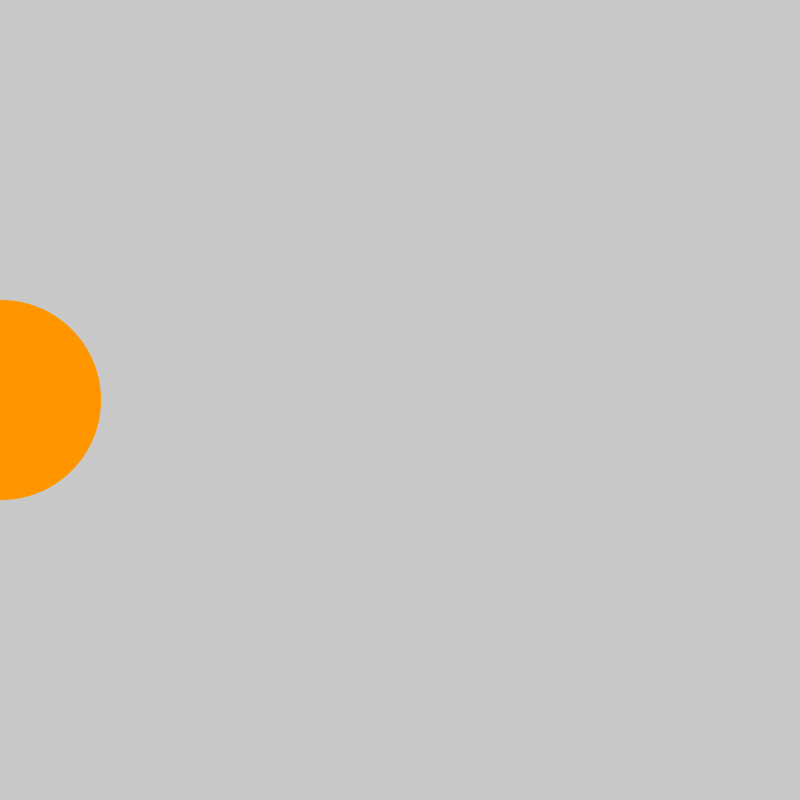
Frame 1 (no input)
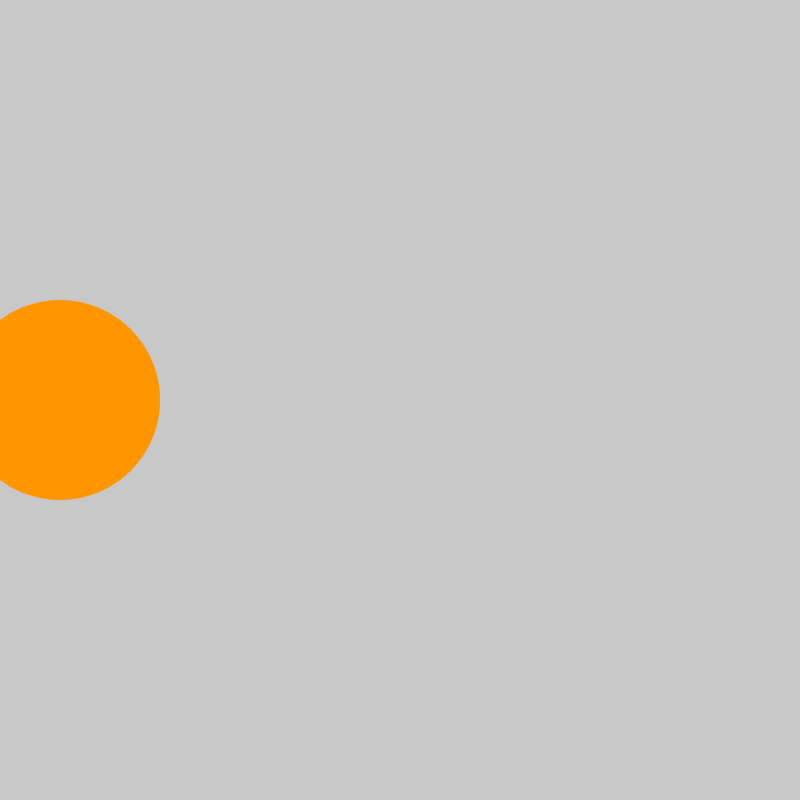
Frame 60 (the mouse pressed at the canvas centre just before this capture)
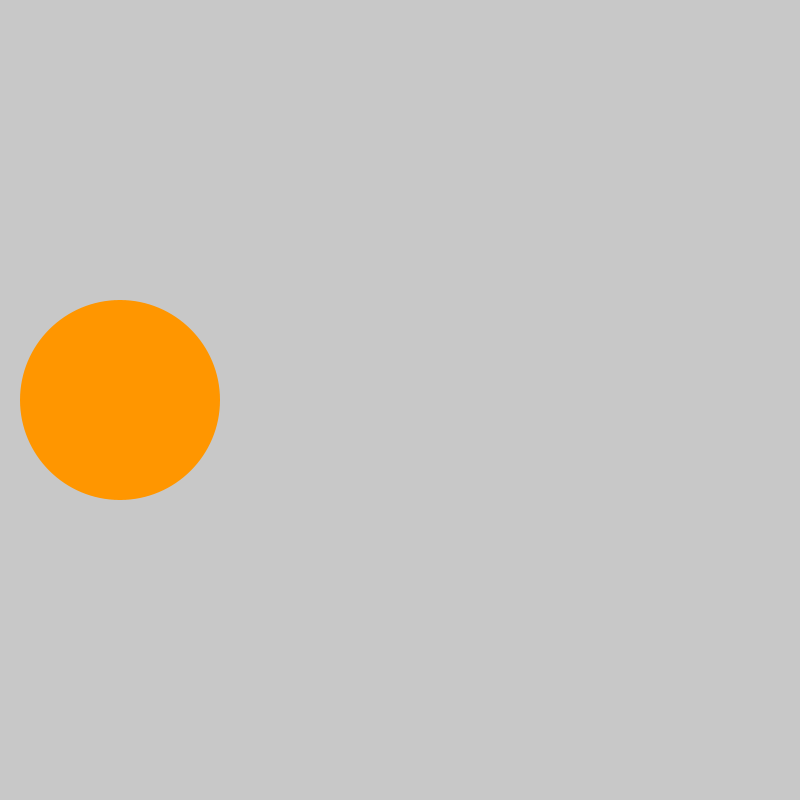
Frame 120 (the mouse held since frame 60 and released just before this capture)

The Processing sketch that drew these frames (run headless with seeded random() and noise(); from frame 60 on, the mouse is pressed at the canvas centre):

// Processing sketch: Conditionals
// ── Conditionals.pde

/*
CONDITIONALS
Jeff Thompson | 2017 | jeffreythompson.org

With the addition of iteration and recursion in your
toolbox, you have lots of powerful ways to run a sketch.
But if you want to control the flow, especially if you
want branching or complex choices. "Conditionals", also
known as if/else if/else statements, let our programs
make choices about what code to execute.

COMPARISONS:
We use a set of special symbols to compare values – you've
probably seen a few of these already:

  >    greater than                2 > 1
  <    less than                   1 < 2
  >=   greater than or equal to    4 >= 2+2
  <=   less than or equal to       1 <= 2+2 
  ==   equal to                    5 == 2+3
  &&   and                         a < b && b >= 10
  ||   or                          a < b || b > c

CHALLENGES:
1. Can you add a label for the circle's X position? Can
   you make it follow the ball? Can you make it switch
   to the left or right of the ball depending on where
   it is on the screen?
2. Can you make the circle move back-and-forth instead
   of just to the right? (Hint: you'll need a value for
   direction, and have that switch when the circle hits
   an edge.)
   
*/


// the simplest type of conditional is set with
// a "flag", a boolean variable that controls how
// a program functions – this can be helpful for
// changing how your sketch runs, like in this
// case adding debug info onscreen
boolean debug = true;

float x = 0;


void setup() {
  size(800,800);
  
  // basic comparison of two numbers
  int a = 1;
  int b = 2;
  if (a == b) {                        // are the two numbers equal?
    println("A is equal to B!");
  }
  else if (a > b) {                    // is a larger than b?
    println("A is greater than B!");
  }
  else {                               // if not equal and a is not greater than b...
    println("B is greater than A!");
  }
  
  // boolean comparison can be written using 
  // the == symbol, but we can also shorten it a
  // bit (which many people find easier to read, too)
  boolean enjoyIfStatements = true;
  if (enjoyIfStatements) {                // if true
    println("I enjoy if statements!");
  }
  
  boolean payingAttention = false;
  if (!payingAttention) {                 // if false
    println("Yeah, I'm not really listening to you right now.");
  }
  
  // multiple comparisons
  // if we want several conditions to be met in order
  // for something to happen, we can use the AND (&&) and
  // OR (||) symbols to combine conditional tests
  
  // for example, get hotdogs if I'm hungry and I've had
  // less than 6 hotdogs today
  boolean hungry = true;
  int numHotdogsEatenToday = 3;
  if (hungry && numHotdogsEatenToday < 6) {
    println("Let's go get a hotdog!");
  }
  
  // run away if zombies or cobras are present
  boolean zombies = true;
  boolean cobras = false;
  if (zombies || cobras) {
    println("Run away!");
  }
  
  // get a donut if I have enough money, or
  // if my friend is there and has enough for
  // both of us
  float donutCost = 1.50;
  float myMoney = 1.20;
  boolean friendPresent = true;
  float friendMoney = 4.50;
  if ( (myMoney > donutCost) || (friendPresent && (friendMoney > donutCost*2)) ) {
    println("I'm getting a donut!");
  }
  
  // string comparisons are a little different – for
  // the most reliable testing, we use the .equals()
  // comparison (if you want to know why, see this
  // http://stackoverflow.com/a/767379/1167783)
  String myName = "Jeff";
  String myCatsName = "Kahn";
  if (myName.equals(myCatsName)) {
    println("My cat and I have the same name!");
  }
  else {
    println("My cat and I have different names.");
  }
}


void draw() {
  background(200);
  
  // we can also use the comparison symbols listed
  // above to control an object onscreen – here we
  // can make a circle move left-to-right, then jump
  // back to the left again
  x += 1;
  if (x > width) {    // if the circle is at the right edge...
    x = 0;            // ...reset its position to 0
  }
  fill(255,150,0);
  noStroke();
  ellipse(x,height/2, 200,200);
}
